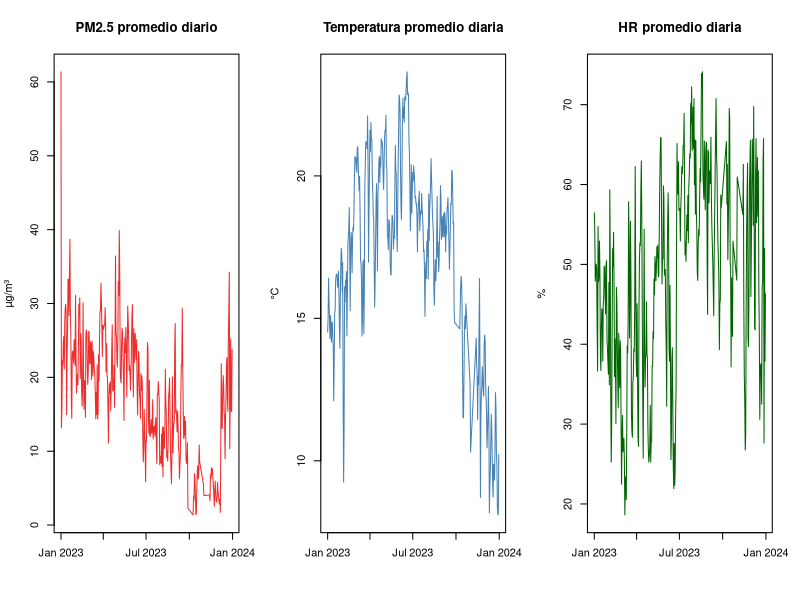
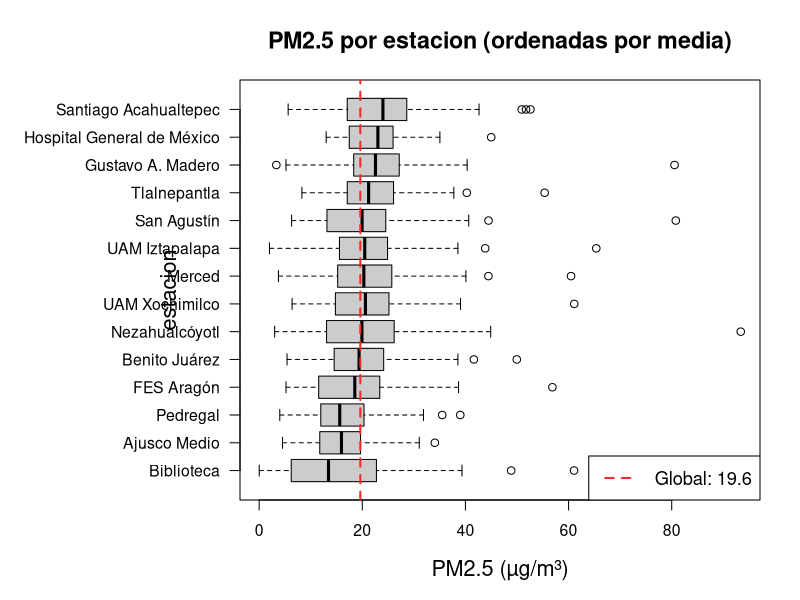
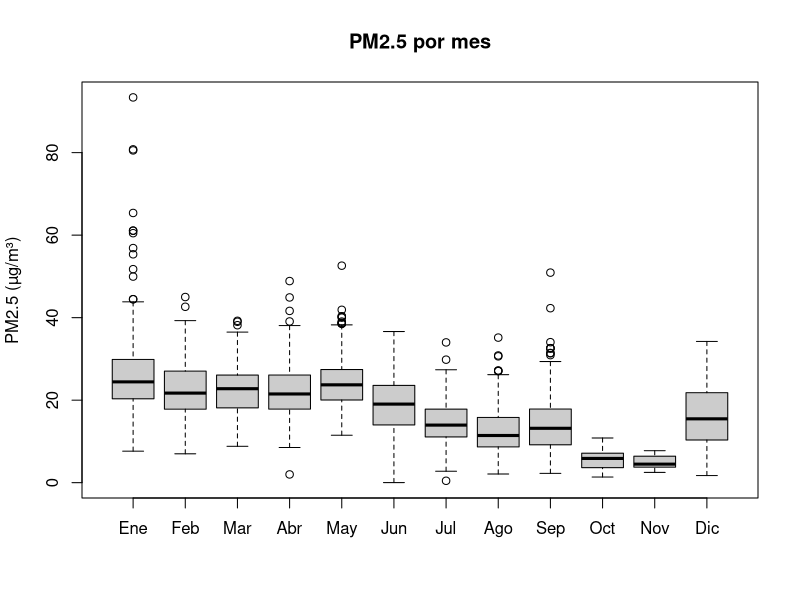
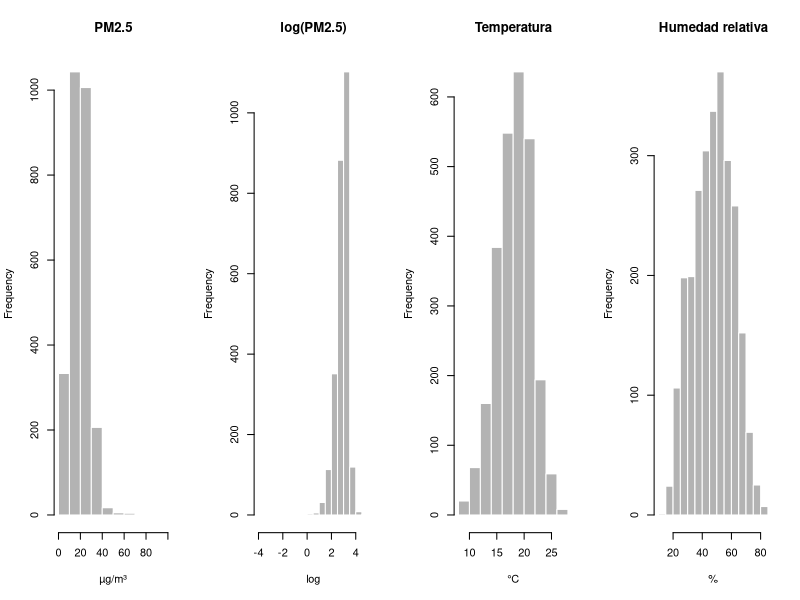
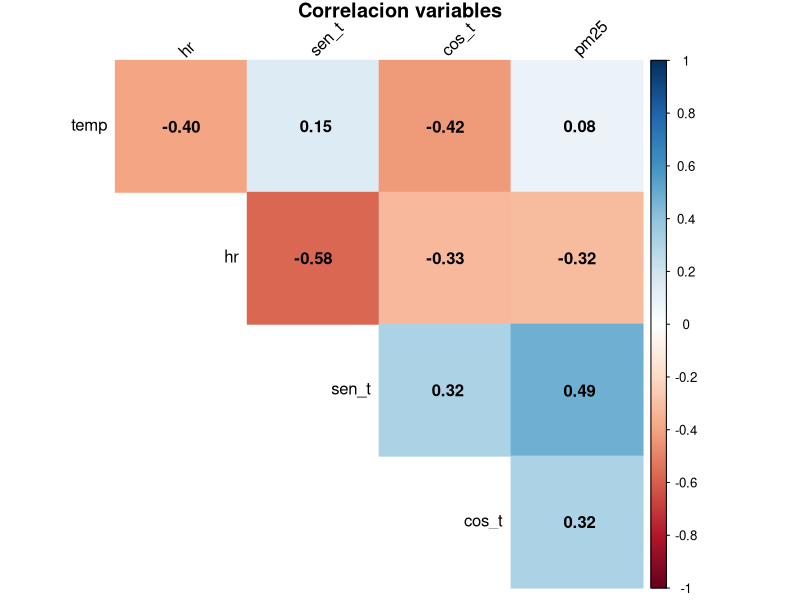
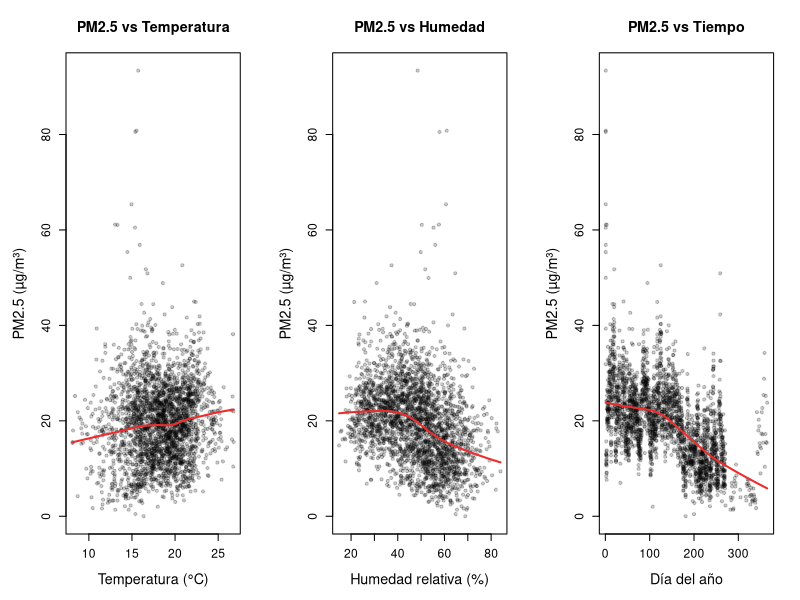
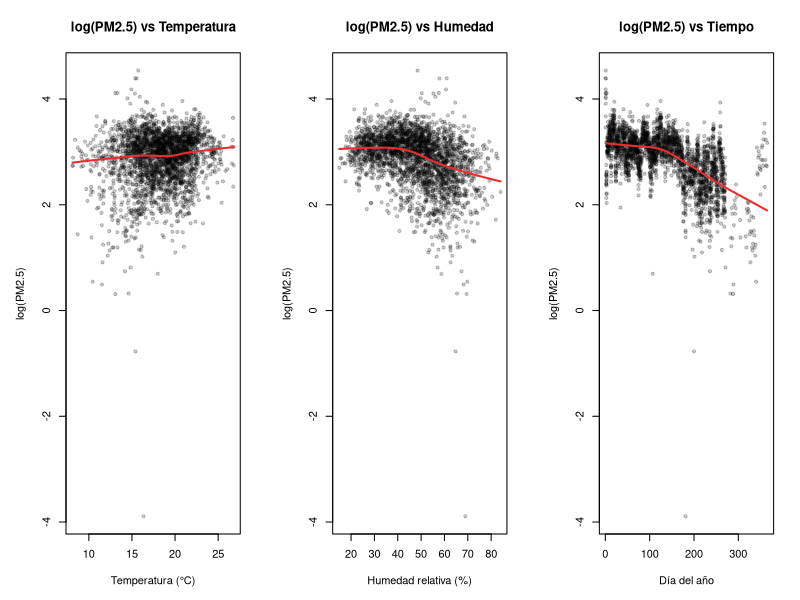
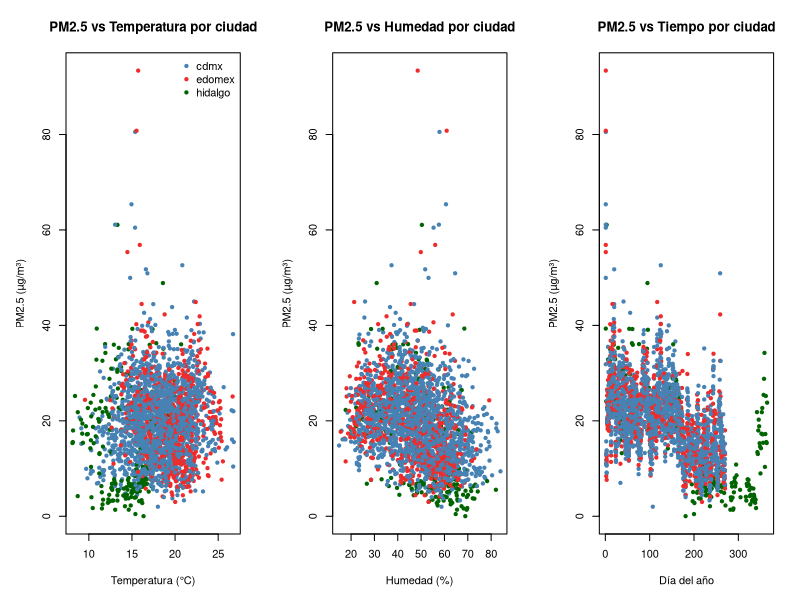

Here is the R script that generated these plots, in order: (Note: this script raises an error after producing the figures.)
options(repos="http://cran.itam.mx/")
library(dplyr)
library(lubridate)
library(corrplot)

wdir <- "C:/Users/pauli/Documents/RegresionAvanzada/Contaminacion-CDMX/"
setwd(wdir)

# ============================================================
# EDA v2 — Exploracion del dataset expandido
# ============================================================

df <- read.csv("data/clean/pm25_valle_mexico_v2.csv", stringsAsFactors=FALSE)
df$date <- as.Date(df$date)

cat("=== EDA v2: Valle de Mexico expandido ===\n")
cat("Observaciones:", nrow(df), "\n")
cat("Estaciones:", length(unique(df$estacion)), "\n")
cat("Periodo:", min(df$date), "a", max(df$date), "\n")

# Resumen por estacion
resumen <- df %>%
  group_by(estacion, ciudad, municipio, lat, lon) %>%
  summarise(
    n = n(),
    pm25_mean = mean(pm25),
    pm25_sd = sd(pm25),
    pm25_min = min(pm25),
    pm25_max = max(pm25),
    temp_mean = mean(temp),
    hr_mean = mean(hr),
    .groups = "drop"
  ) %>%
  arrange(desc(pm25_mean))

cat("\n--- Top 10 estaciones mas contaminadas ---\n")
print(head(resumen[, c("estacion", "municipio", "ciudad", "n", "pm25_mean")], 10))

cat("\n--- Top 10 estaciones menos contaminadas ---\n")
print(tail(resumen[, c("estacion", "municipio", "ciudad", "n", "pm25_mean")], 10))

# Comparacion CDMX vs Edomex vs Hidalgo
comp_ciudad <- df %>%
  group_by(ciudad) %>%
  summarise(
    n = n(),
    estaciones = n_distinct(estacion),
    pm25_mean = mean(pm25),
    pm25_sd = sd(pm25),
    temp_mean = mean(temp),
    hr_mean = mean(hr),
    .groups = "drop"
  )
cat("\n--- Comparacion por ciudad ---\n")
print(comp_ciudad)

# Serie temporal: promedio diario
daily_mean <- df %>%
  group_by(date) %>%
  summarise(pm25 = mean(pm25), temp = mean(temp), hr = mean(hr), .groups="drop")

png("output/figures/eda_valle_v2_series.png", width=1200, height=600)
par(mfrow=c(1,3))
plot(daily_mean$date, daily_mean$pm25, type="l", col="firebrick2",
     main="PM2.5 promedio diario", ylab="µg/m³", xlab="")
plot(daily_mean$date, daily_mean$temp, type="l", col="steelblue",
     main="Temperatura promedio diaria", ylab="°C", xlab="")
plot(daily_mean$date, daily_mean$hr, type="l", col="darkgreen",
     main="HR promedio diaria", ylab="%", xlab="")
dev.off()
cat("\nGuardado: output/figures/eda_valle_v2_series.png\n")

# Boxplot por estacion (ordenadas por PM2.5)
est_ord <- resumen$estacion[order(resumen$pm25_mean)]
df$estacion <- factor(df$estacion, levels=est_ord)

png("output/figures/eda_valle_v2_boxplot_estacion.png", width=1600, height=900)
par(mar=c(5, 12, 4, 2))
boxplot(pm25 ~ estacion, data=df, horizontal=TRUE, las=1, cex.axis=0.95,
        main="PM2.5 por estacion (ordenadas por media)", col="grey80",
        xlab="PM2.5 (µg/m³)", cex.lab=1.3, cex.main=1.4)
abline(v=mean(df$pm25), col="firebrick2", lwd=2, lty=2)
legend("bottomright", legend=paste("Global:", round(mean(df$pm25),1)), 
       col="firebrick2", lwd=2, lty=2, bg="white", cex=1.1)
par(mar=c(5, 4, 4, 2))
dev.off()
cat("Guardado: output/figures/eda_valle_v2_boxplot_estacion.png\n")

# Boxplot por mes
meses_esp <- c("Ene","Feb","Mar","Abr","May","Jun","Jul","Ago","Sep","Oct","Nov","Dic")
df$mes_nombre <- factor(meses_esp[df$mes], levels=meses_esp)
png("output/figures/eda_valle_v2_boxplot_mes.png", width=900, height=500)
boxplot(pm25 ~ mes_nombre, data=df, col="grey80",
        main="PM2.5 por mes", xlab="", ylab="PM2.5 (µg/m³)")
dev.off()
cat("Guardado: output/figures/eda_valle_v2_boxplot_mes.png\n")

# Histogramas
png("output/figures/eda_valle_v2_histogramas.png", width=1200, height=400)
par(mfrow=c(1,4))
hist(df$pm25, main="PM2.5", col="grey70", border="white", xlab="µg/m³")
hist(log(df$pm25), main="log(PM2.5)", col="grey70", border="white", xlab="log")
hist(df$temp, main="Temperatura", col="grey70", border="white", xlab="°C")
hist(df$hr, main="Humedad relativa", col="grey70", border="white", xlab="%")
dev.off()
cat("Guardado: output/figures/eda_valle_v2_histogramas.png\n")

# Correlacion
cor_mat <- cor(df[, c("temp", "hr", "sen_t", "cos_t", "pm25")], use="complete.obs")
png("output/figures/eda_valle_v2_correlacion.png", width=600, height=600)
corrplot(cor_mat, method="color", type="upper", addCoef.col="black",
         tl.col="black", tl.srt=45, diag=FALSE,
         title="Correlacion variables", mar=c(0,0,1,0))
dev.off()
cat("Guardado: output/figures/eda_valle_v2_correlacion.png\n")

# Scatter con lowess
png("output/figures/eda_valle_v2_scatter.png", width=1400, height=500)
par(mfrow=c(1,3), mar=c(5, 5, 4, 2))
plot(df$temp, df$pm25, pch=20, col=rgb(0,0,0,0.2), xlab="Temperatura (°C)", ylab="PM2.5 (µg/m³)",
     main="PM2.5 vs Temperatura", cex.lab=1.3, cex.axis=1.1, cex.main=1.3)
lines(lowess(df$temp, df$pm25), col="firebrick2", lwd=2)
plot(df$hr, df$pm25, pch=20, col=rgb(0,0,0,0.2), xlab="Humedad relativa (%)", ylab="PM2.5 (µg/m³)",
     main="PM2.5 vs Humedad", cex.lab=1.3, cex.axis=1.1, cex.main=1.3)
lines(lowess(df$hr, df$pm25), col="firebrick2", lwd=2)
plot(df$dia_año, df$pm25, pch=20, col=rgb(0,0,0,0.2), xlab="Día del año", ylab="PM2.5 (µg/m³)",
     main="PM2.5 vs Tiempo", cex.lab=1.3, cex.axis=1.1, cex.main=1.3)
lines(lowess(df$dia_año, df$pm25), col="firebrick2", lwd=2)
dev.off()
cat("Guardado: output/figures/eda_valle_v2_scatter.png\n")

# Scatter log(PM2.5) vs covariables — motiva la transformacion log del modelo
png("output/figures/eda_valle_v2_scatter_log.png", width=1400, height=500)
par(mfrow=c(1,3), mar=c(5,5,4,2))
plot(df$temp, log(df$pm25), pch=20, col=rgb(0,0,0,0.2),
     xlab="Temperatura (°C)", ylab="log(PM2.5)", main="log(PM2.5) vs Temperatura")
lines(lowess(df$temp, log(df$pm25)), col="firebrick2", lwd=2)
plot(df$hr, log(df$pm25), pch=20, col=rgb(0,0,0,0.2),
     xlab="Humedad relativa (%)", ylab="log(PM2.5)", main="log(PM2.5) vs Humedad")
lines(lowess(df$hr, log(df$pm25)), col="firebrick2", lwd=2)
plot(df$dia_año, log(df$pm25), pch=20, col=rgb(0,0,0,0.2),
     xlab="Día del año", ylab="log(PM2.5)", main="log(PM2.5) vs Tiempo")
lines(lowess(df$dia_año, log(df$pm25)), col="firebrick2", lwd=2)
dev.off()
cat("Guardado: output/figures/eda_valle_v2_scatter_log.png\n")

# Scatter coloreado por ciudad — heterogeneidad espacial antes del modelo
col.ciudad <- c(cdmx="steelblue", edomex="firebrick2", hidalgo="darkgreen")
col.vec <- col.ciudad[df$ciudad]
png("output/figures/eda_valle_v2_scatter_ciudad.png", width=1400, height=500)
par(mfrow=c(1,3), mar=c(5,5,4,2))
plot(df$temp, df$pm25, pch=20, col=col.vec,
     xlab="Temperatura (°C)", ylab="PM2.5 (µg/m³)", main="PM2.5 vs Temperatura por ciudad")
legend("topright", legend=names(col.ciudad), col=col.ciudad, pch=20, bty="n")
plot(df$hr, df$pm25, pch=20, col=col.vec,
     xlab="Humedad (%)", ylab="PM2.5 (µg/m³)", main="PM2.5 vs Humedad por ciudad")
plot(df$dia_año, df$pm25, pch=20, col=col.vec,
     xlab="Día del año", ylab="PM2.5 (µg/m³)", main="PM2.5 vs Tiempo por ciudad")
dev.off()
cat("Guardado: output/figures/eda_valle_v2_scatter_ciudad.png\n")

# Guardar resumen
write.csv(resumen, "output/figures/eda_valle_v2_resumen.csv", row.names=FALSE)
cat("\nResumen guardado: output/figures/eda_valle_v2_resumen.csv\n")
